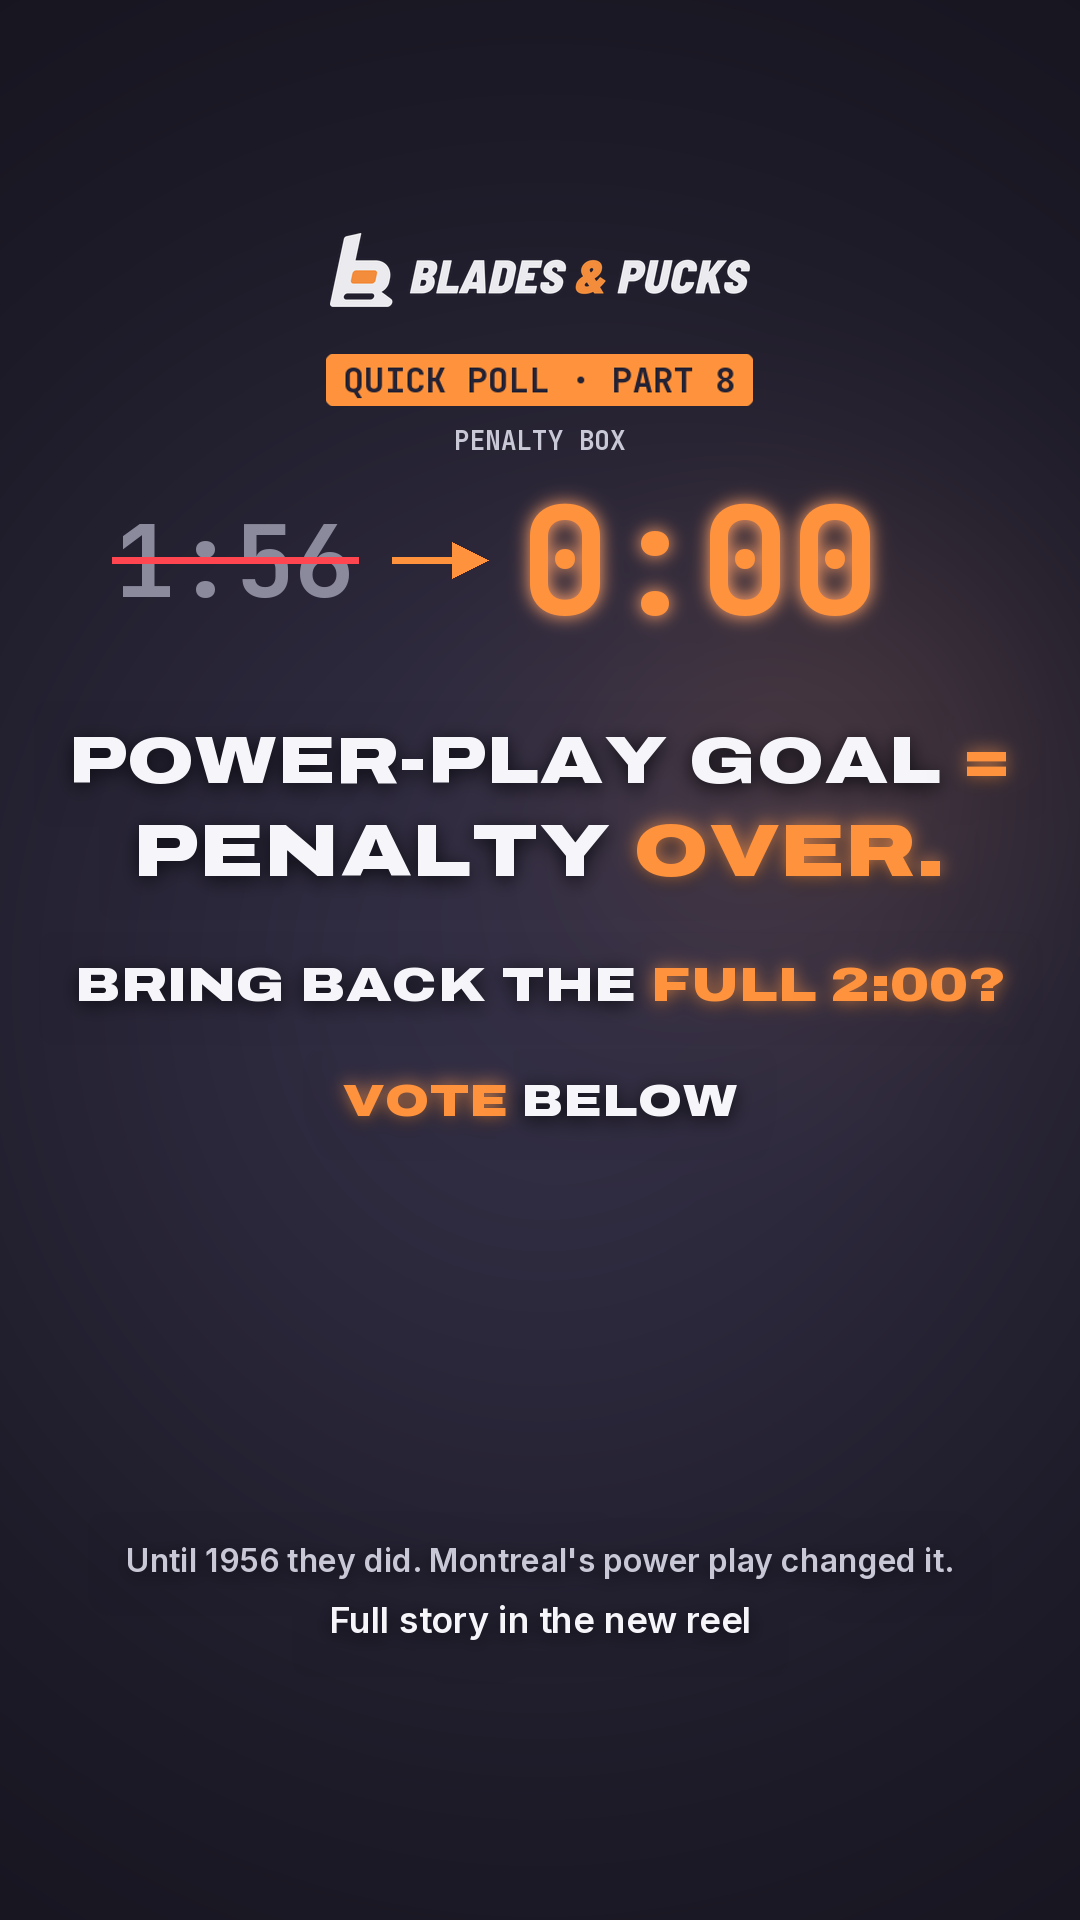

This figure's Python source:
"""Instagram-Story für den Umfrage-Sticker zu Part 8 (1080x1920). Aufruf: python3 story_poll8.py"""
import os

import numpy as np
from PIL import Image, ImageDraw

import reel31_powerplay as M
import reel33_lines_neon as N
import story_part8 as S

HERE = os.path.dirname(os.path.abspath(__file__))
NAVY, ORANGE, WHITE = N.NAVY, N.ORANGE, N.WHITE
GREY = (200, 200, 214)


def main():
    img = S.background()
    M.draw(img, N.brand_img("bladesandpucks_lockup_transparent.png", 420), 540, 270, 0.95)
    N.chip(img, "QUICK POLL · PART 8", 540, 380, 1.0, 1.15)
    # Strafuhr: 1:56 -> 0:00
    old = M.text_spr("1:56", "m7", 100, (150, 150, 168))
    new = M.text_spr("0:00", "m7", 150, ORANGE)
    M.draw(img, old, 235, 560, 0.9)
    M.draw(img, new, 700, 560, 1.0, glow=0.9)
    d = Image.fromarray((np.clip(img, 0, 1) * 255).astype(np.uint8))
    dr = ImageDraw.Draw(d)
    dr.line((112, 560, 358, 560), fill=(255, 70, 80), width=7)          # alte Zeit durchgestrichen
    dr.polygon([(452, 542), (488, 560), (452, 578)], fill=ORANGE)        # Pfeil
    dr.line((392, 560, 456, 560), fill=ORANGE, width=7)
    img = np.asarray(d).astype(np.float32) / 255
    lab = M.text_spr("PENALTY BOX", "m7", 26, GREY)
    M.draw(img, lab, 540, 440)
    # Frage
    N.NLine([("POWER-PLAY", WHITE), ("GOAL", WHITE), ("=", ORANGE)], "x9", 74, 540, 760, [-5] * 3, None).render(img, 0)
    N.NLine([("PENALTY", WHITE), ("OVER.", ORANGE)], "x9", 74, 540, 850, [-5] * 2, None).render(img, 0)
    N.NLine([("BRING", WHITE), ("BACK", WHITE), ("THE", WHITE), ("FULL", ORANGE), ("2:00?", ORANGE)], "x9", 60, 540, 985,
            [-5] * 5, None).render(img, 0)
    # Platz für den Umfrage-Sticker (ca. y 1150-1450) + Hinweis
    N.NLine([("VOTE", ORANGE), ("BELOW", WHITE)], "x9", 44, 540, 1100, [-5] * 2, None).render(img, 0)
    N.NLine([("Until 1956 they did. Montreal's power play changed it.", GREY)], "in6", 32, 540, 1560, [-5], None,
            track=0, maxw=980).render(img, 0)
    N.NLine([("Full story in the new reel", WHITE)], "in6", 36, 540, 1620, [-5], None, track=0).render(img, 0)
    out = Image.fromarray((np.clip(img, 0, 1) * 255).astype(np.uint8))
    out.save(os.path.join(HERE, "story_poll8.png"))
    out.convert("RGB").save(os.path.join(HERE, "story_poll8.jpg"), quality=95)
    print("fertig: story_poll8.png")


if __name__ == "__main__":
    main()
